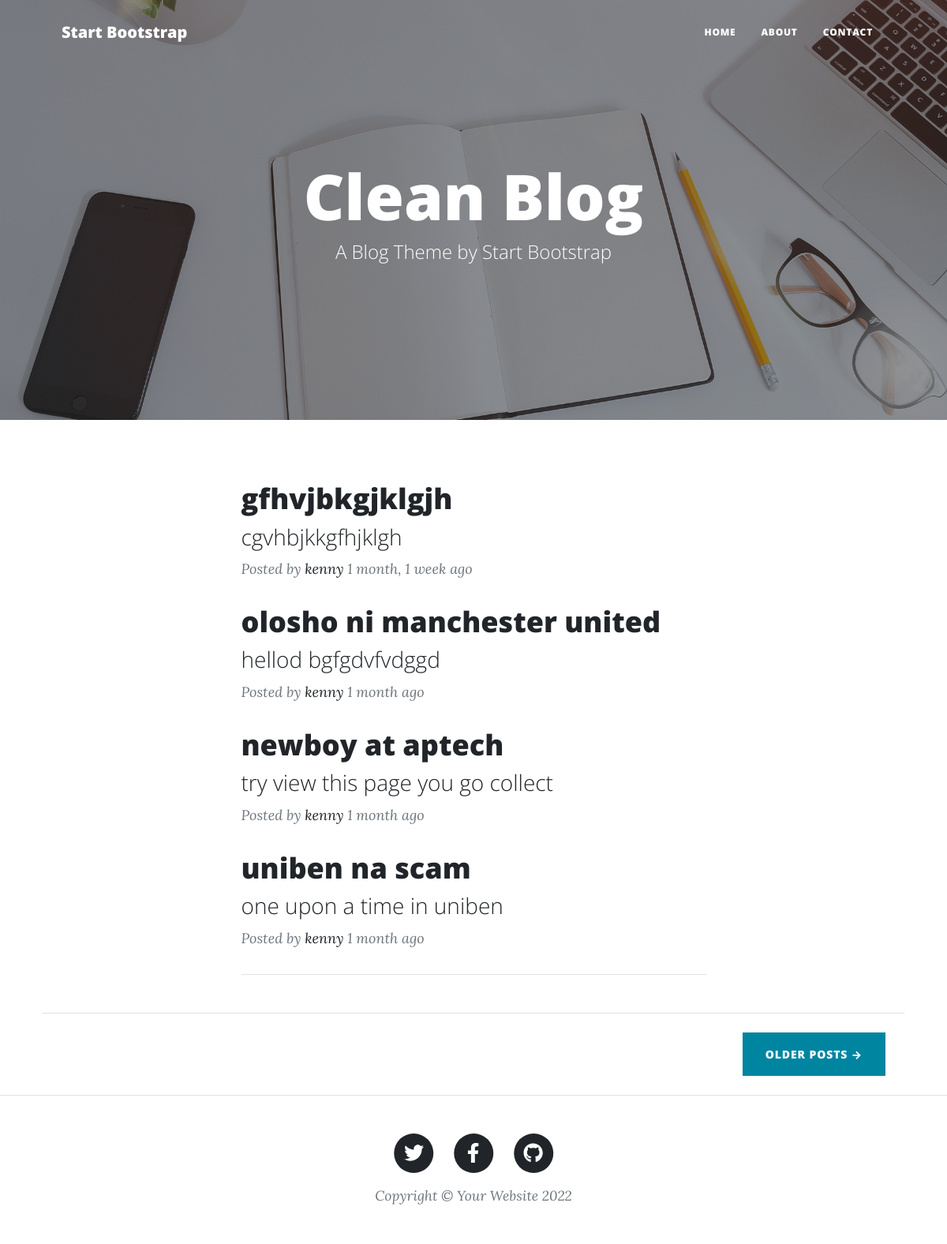
/aptech/, run on the app's committed database.
### aptech/models.py (models this page shows)
class Post(models.Model):
    title=models.CharField(max_length=250)
    body=models.TextField()
    references=models.CharField(max_length=250,null=True,blank=True)
    date_created=models.DateTimeField(auto_now_add=True)

### aptech/views.py (the view)
# urls.py: path('',myview,name='home'),
def myview(request):
    print(request.method)
    print('this is my view page')
    post=Post.objects.all()
    kate={'mypost':post}
    print(post)
    return render(request,'aptech/index.html',context=kate)

### aptech/templates/aptech/index.html (shortened to what this page needs)
{% extends 'aptech/base.html' %}
{% block content %}
{% load static %}
{% load humanize %}
        <header class="masthead" style="background-image: url({% static 'aptech/assets/img/home-bg.jpg' %})">
            <div class="container position-relative px-4 px-lg-5">
                <div class="row gx-4 gx-lg-5 justify-content-center">
                    <div class="col-md-10 col-lg-8 col-xl-7">
                        <div class="site-heading">
                            <h1>Clean Blog</h1>
                            <span class="subheading">A Blog Theme by Start Bootstrap</span>
                        </div>
                    </div>
                </div>
            </div>
        </header>
        <div class="container px-4 px-lg-5">
            <div class="row gx-4 gx-lg-5 justify-content-center">
                <div class="col-md-10 col-lg-8 col-xl-7">
                    {% for post in mypost %}
                    <div class="post-preview">
                        <a href="{% url 'post' post.id %}">
                            <h2 class="post-title">{{post.title}}</h2>
                            <h3 class="post-subtitle">{{post.body}}</h3>
                        </a>
                        <p class="post-meta">
                            Posted by
                            <a href="#!">kenny  </a>
                            {{post.date_created|naturaltime}}
                        </p>
                    </div>
                      {% endfor %}
                    <hr class="my-4" />
                    </div>
                    <hr class="my-4" />
                    <div class="d-flex justify-content-end mb-4"><a class="btn btn-primary text-uppercase" href="#!">Older Posts →</a></div>
                </div>
            </div>
{% endblock %}

### aptech/templates/aptech/base.html (shortened to what this page needs)
{% load static %}
<!DOCTYPE html>
<html lang="en">
    <head>
        <link href="{% static 'aptech/css/styles.css'%}" rel="stylesheet" />
    </head>
    <body>
        <nav class="navbar navbar-expand-lg navbar-light" id="mainNav">
            <div class="container px-4 px-lg-5">
                <a class="navbar-brand" href="index.html">Start Bootstrap</a>
                <div class="collapse navbar-collapse" id="navbarResponsive">
                    <ul class="navbar-nav ms-auto py-4 py-lg-0">
                        <li class="nav-item"><a class="nav-link px-lg-3 py-3 py-lg-4" href="{% url 'home' %}">Home</a></li>
                        <li class="nav-item"><a class="nav-link px-lg-3 py-3 py-lg-4" href="{% url 'about' %}">About</a></li>
                        <li class="nav-item"><a class="nav-link px-lg-3 py-3 py-lg-4" href="{% url 'contact' %}">Contact</a></li>
                    </ul>
                </div>
            </div>
        </nav>
        {% block content %}
        {% endblock %}
       <footer class="border-top">
            <div class="container px-4 px-lg-5">
                <div class="row gx-4 gx-lg-5 justify-content-center">
                    <div class="col-md-10 col-lg-8 col-xl-7">
                        <ul class="list-inline text-center">
                            <li class="list-inline-item">
                                <a href="#!">
                                    <span class="fa-stack fa-lg">
                                        <i class="fas fa-circle fa-stack-2x"></i>
                                        <i class="fab fa-twitter fa-stack-1x fa-inverse"></i>
                                    </span>
                                </a>
                            </li>
                            <li class="list-inline-item">
                                <a href="#!">
                                    <span class="fa-stack fa-lg">
                                        <i class="fas fa-circle fa-stack-2x"></i>
                                        <i class="fab fa-facebook-f fa-stack-1x fa-inverse"></i>
                                    </span>
                                </a>
                            </li>
                            <li class="list-inline-item">
                                <a href="#!">
                                    <span class="fa-stack fa-lg">
                                        <i class="fas fa-circle fa-stack-2x"></i>
                                        <i class="fab fa-github fa-stack-1x fa-inverse"></i>
                                    </span>
                                </a>
                            </li>
                        </ul>
                        <div class="small text-center text-muted fst-italic">Copyright &copy; Your Website 2022</div>
                    </div>
                </div>
            </div>
        </footer>

### data on the page
Post: title "gfhvjbkgjklgjh", body "cgvhbjkkgfhjklgh", date_created "1 month, 1 week ago"
Post: title "olosho ni manchester united", body "hellod bgfgdvfvdggd", date_created "1 month ago"
Post: title "newboy at aptech", body "try view this page you go collect", date_created "1 month ago"
Post: title "uniben na scam", body "one upon a time in uniben", date_created "1 month ago"
